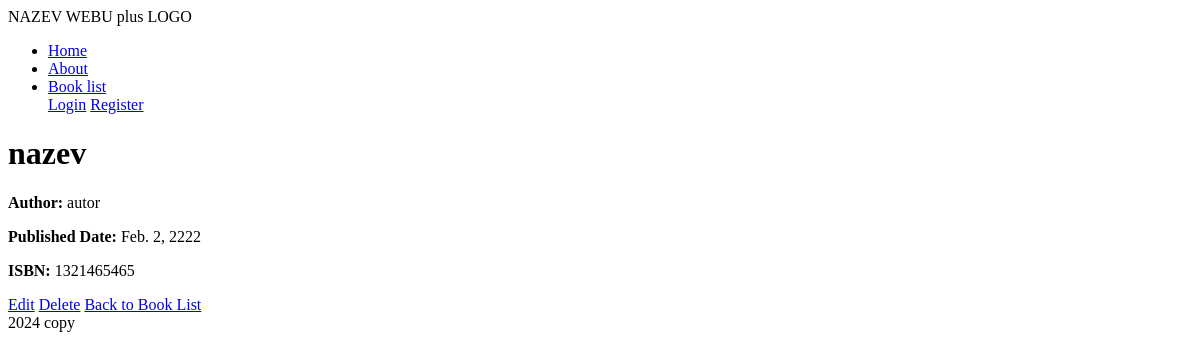
/books/1/, run on an earlier commit of the app's database.
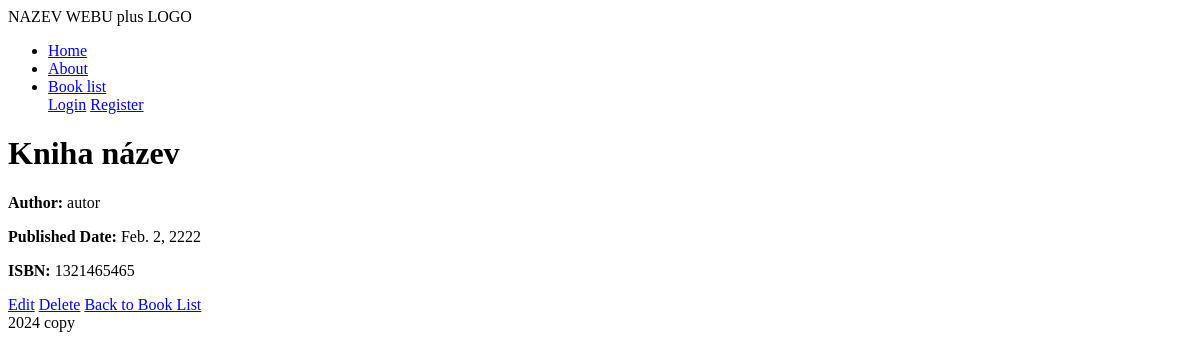
And on a later commit of the database.
### books/models.py (models this page shows, shortened)
class Book(models.Model):
    title = models.CharField(max_length=100)
    author = models.CharField(max_length=100)
    published_date = models.DateField()
    isbn = models.CharField(max_length=13, unique=True)

### books/views/detail_book.py (the view)
# urls.py: path('<int:pk>/', BookDetailView.as_view(), name='book_detail'),
class BookDetailView(DetailView):
    model = Book
    template_name = 'book_detail.html'

### books/templates/book_detail.html (shortened to what this page needs)
{% extends "master.html" %}
{% block content %}
    <h1>{{ object.title }}</h1>
    <p><strong>Author:</strong> {{ object.author }}</p>
    <p><strong>Published Date:</strong> {{ object.published_date }}</p>
    <p><strong>ISBN:</strong> {{ object.isbn }}</p>
    <a href="{% url 'book_update' object.pk %}">Edit</a>
    <a href="{% url 'book_delete' object.pk %}">Delete</a>
    <a href="{% url 'book_list' %}">Back to Book List</a>
{% endblock %}

What changed in the data, as far as the page shows it:
changed Book "autor": title "nazev" → "Kniha název"
